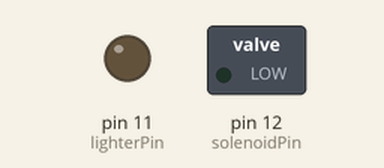
The sketch below on a simulated Arduino Uno, built with avr-gcc and run on an emulated ATmega328P. Shown: switched loads named in the sketch (green lamp = pin HIGH), output pins drawn as LEDs (lit = HIGH).

Above: at 3.3 s.
Timing chart, 0 to 4.8 s (numbered marks = the images above):
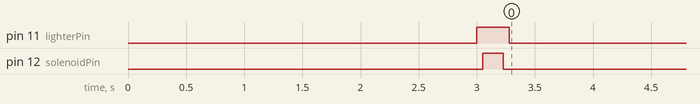

The sketch:

solenoid_with_lighter.ino
```cpp
#include "constants.h"


const int initialDelay = 3000;

void setup() {
    pinMode(solenoidPin, OUTPUT);
    pinMode(lighterPin, OUTPUT);

    delay(initialDelay);

    Fire();
}

void loop() {
}


void Fire() {
    digitalWrite(lighterPin, HIGH);
    delay(LIGHTER_PREIGNITION_TIME);

    digitalWrite(solenoidPin, HIGH);
    delay(SOLENOID_OPEN_TIME);

    digitalWrite(solenoidPin, LOW);
    delay(LIGHTER_POSTIGNITION_TIME);

    digitalWrite(lighterPin, LOW);
}
```

constants.h
```cpp
#ifndef CONSTANTS_H
#define CONSTANTS_H

#define solenoidPin 12
#define lighterPin 11

#define LIGHTER_PREIGNITION_TIME    50
#define SOLENOID_OPEN_TIME          180
#define LIGHTER_POSTIGNITION_TIME   50

#endif
```
